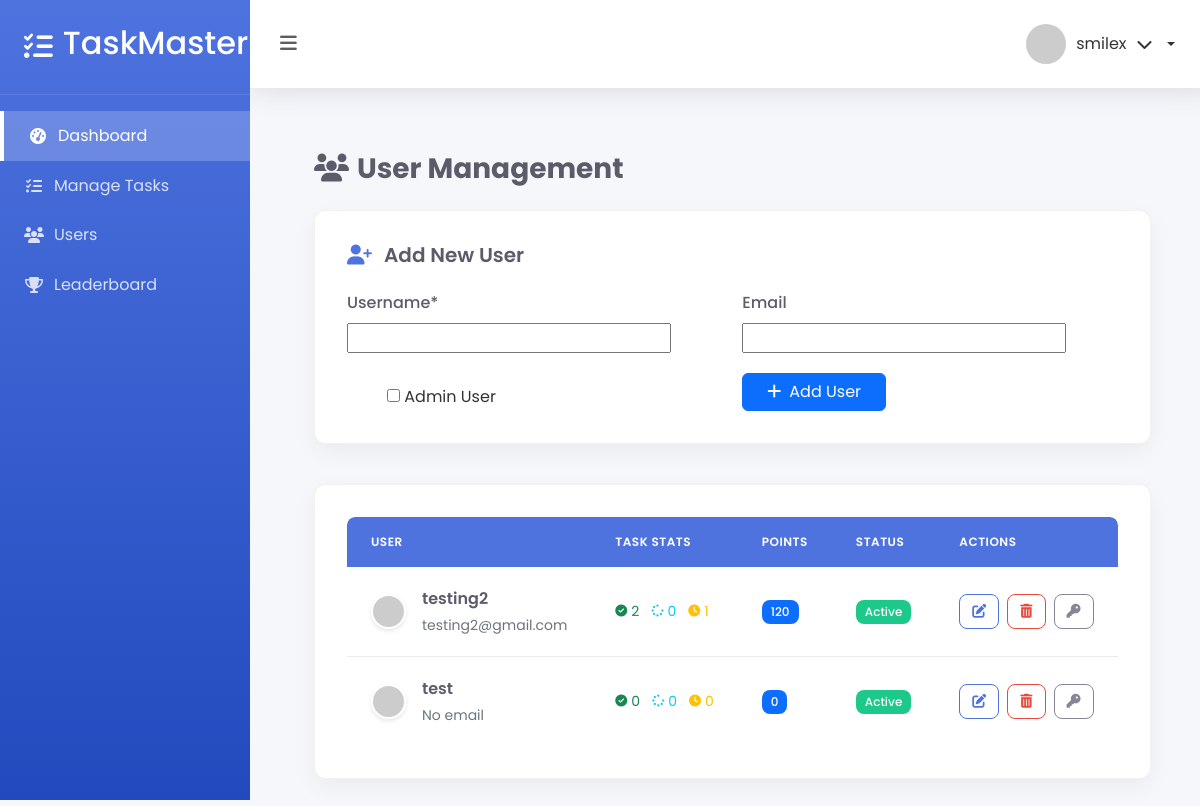
Before: /users/ (signed in) with the older database file.
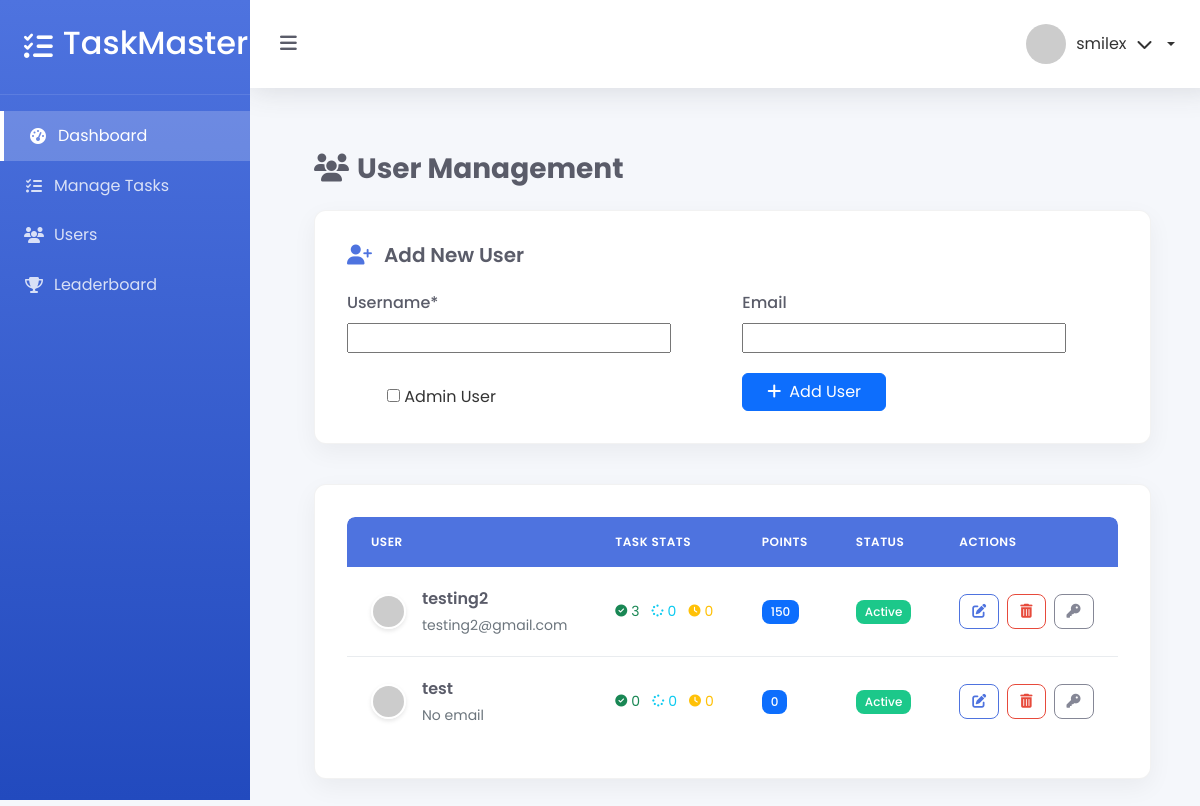
After: the same page with the newer database file.
### myapp/models.py (models this page shows, shortened)
class CustomUser(AbstractUser):
    is_admin = models.BooleanField(default=False)
    points = models.IntegerField(default=0)
    rewards = models.IntegerField(default=0)

### myapp/views.py (the view, shortened to what this page needs)
# urls.py: path('users/', users, name='users'),
@login_required
def users(request):
    if not request.user.is_admin:
        return redirect('user_dashboard')
    users = CustomUser.objects.filter(is_admin=False).order_by('-date_joined')
    for user in users:
        user.completed_tasks = Task.objects.filter(
            assigned_to=user,
            status='completed'
        ).count()
        user.in_progress_tasks = Task.objects.filter(
            assigned_to=user,
            status='in_progress'
        ).count()
        user.pending_tasks = Task.objects.filter(
            assigned_to=user,
            status='pending'
        ).count()
    form = CustomUserCreationForm()
    context = {
        'users': users,
        'form': form
    }
    return render(request, 'myapp/users.html', context)

### myapp/forms.py
class CustomUserCreationForm(UserCreationForm):
    password1 = forms.CharField(
        widget=forms.HiddenInput(),
        initial="default123"
    )
    password2 = forms.CharField(
        widget=forms.HiddenInput(),
        initial="default123"
    )
    class Meta:
        model = CustomUser
        fields = ('username', 'email', 'is_admin')
    def __init__(self, *args, **kwargs):
        super().__init__(*args, **kwargs)
        self.fields['is_admin'].label = "Is Admin"
        self.fields['is_admin'].required = False

### myapp/templates/myapp/users.html (shortened to what the changed rows need)
{% extends "myapp/base_admin.html" %}
{% load static %}
{% block content %}
<div class="user-management-container">
    <h1 class="page-title">
        <i class="fas fa-users me-2"></i>User Management
    </h1>
    <div class="users-table-card">
        <div class="table-responsive">
            <table class="user-table">
                <thead>
                    <tr>
                        <th>User</th>
                        <th>Task Stats</th>
                        <th>Points</th>
                        <th>Status</th>
                        <th>Actions</th>
                    </tr>
                </thead>
                <tbody>
                    {% for user in users %}
                    <tr>
                        <td>
                            <div class="user-info">
                                <img src="https://ui-avatars.com/api/?name={{ user.username }}&background=random&color=fff"
                                     class="user-avatar"
                                     alt="{{ user.username }}">
                                <div>
                                    <div class="user-name">{{ user.username }}</div>
                                    <div class="user-email">{{ user.email|default:"No email" }}</div>
                                </div>
                            </div>
                        </td>
                        <td>
                            <div class="task-stats">
                                <span class="task-stat text-success">
                                    <i class="fas fa-check-circle"></i> {{ user.completed_tasks }}
                                </span>
                                <span class="task-stat text-info">
                                    <i class="fas fa-spinner"></i> {{ user.in_progress_tasks }}
                                </span>
                                <span class="task-stat text-warning">
                                    <i class="fas fa-clock"></i> {{ user.pending_tasks }}
                                </span>
                            </div>
                        </td>
                        <td>
                            <span class="badge bg-primary">{{ user.points }}</span>
                        </td>
                        <td>
                            {% if user.is_active %}
                            <span class="badge badge-success">Active</span>
                            {% else %}
                            <span class="badge badge-secondary">Inactive</span>
                            {% endif %}
                        </td>
                        <td>
                            <div class="action-buttons">
                                <a href="{% url 'edit_user' user.id %}" class="btn btn-sm btn-outline-primary" title="Edit">
                                    <i class="fas fa-edit"></i>
                                </a>
                                <a href="{% url 'delete_user' user.id %}" class="btn btn-sm btn-outline-danger" title="Delete">
                                    <i class="fas fa-trash-alt"></i>
                                </a>
                                <a href="{% url 'reset_password' user.id %}" class="btn btn-sm btn-outline-secondary" title="Reset Password">
                                    <i class="fas fa-key"></i>
                                </a>
                            </div>
                        </td>
                    </tr>
                    {% endfor %}
                </tbody>
            </table>
        </div>
    </div>
</div>
{% endblock %}

Changed rows visible on the page:
changed CustomUser "testing2": completed_tasks "2" → "3"; pending_tasks "1" → "0"; points "120" → "150"
